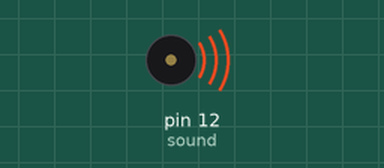
A sketch run on a simulated Arduino Uno, built with avr-gcc and run on an emulated ATmega328P. Shown: buzzer (waves = sounding).

Above: at 0.5 s.
Timing chart, 0 to 4.6 s (numbered marks = the images above):
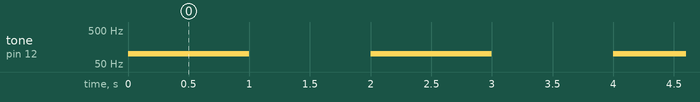

The sketch:

Speaker.ino
```cpp
#define sound 12
void setup() {
  // put your setup code here, to run once:
Serial.begin(9600);
pinMode(sound,OUTPUT);
}

void loop() {
  // put your main code here, to run repeatedly:
 digitalWrite(13,HIGH) ;
 tone(sound,100);
 delay(1000);
 //digitalWrite(13,LOW) ;
 noTone(sound);
 delay(1000);
}
```

Measured:
- by itself, tone on pin 12 (sound): alternates 100 Hz for 1.0 s and silent for 1.0 s
